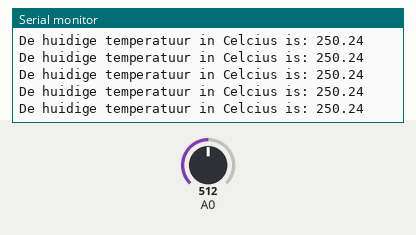
The sketch below on a simulated Arduino Uno, built with avr-gcc and run on an emulated ATmega328P. On the bench: the last lines printed to the serial monitor. Inputs (shaded band) come from the test bench; at power-on: A0 = 512.

Above: at 1.2 s.
1.3 s: A0 set to 217
At 1.41 s:
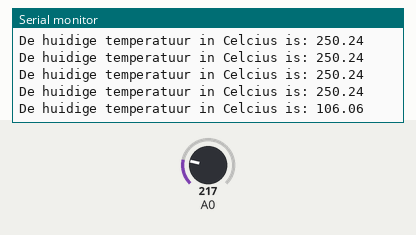
2.8 s: A0 set to 191
At 2.84 s:
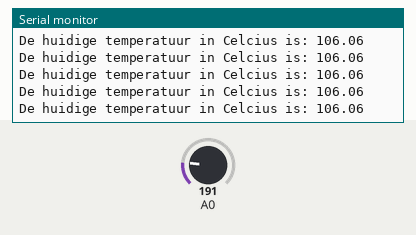
Timing chart, 0 to 5.8 s (numbered marks = the images above; inputs shaded):
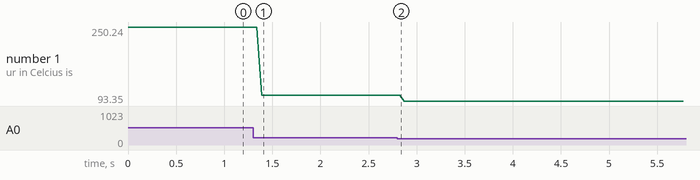

Measured:
- after the input at 1.3 s, the serial monitor: prints a new line after 0.09 s (image 1)
- plotted number 1: 250.24 → 106.06 after the input at 1.3 s, 106.06 → 93.35 after the input at 2.8 s

The sketch:

HardwareInterfacingOpdr5.ino
```cpp
//We maken een standaard melding als variabele
String melding = "De huidige temperatuur in Celcius is: ";

void setup(){
  //We starten de Serial connection
  Serial.begin(9600);
}

void loop(){
  //Vervolgens lezen we de analoge pin uit met onze temperatuursensor
  float meting = analogRead(A0);
  //We vormen dit getal om op basis van het voltage en de range die onze pin kan uitlezen
  float omvorming = meting * (5.0/1023.0);
  //vervolgens delen we dit door 0.01 om op de temperatuur te komen in Celsius
  float temp = omvorming/0.01;
  //We printen de melding en de berekende gemeten temperatuur naar de serial connection
  Serial.println(melding + temp);
}
```
